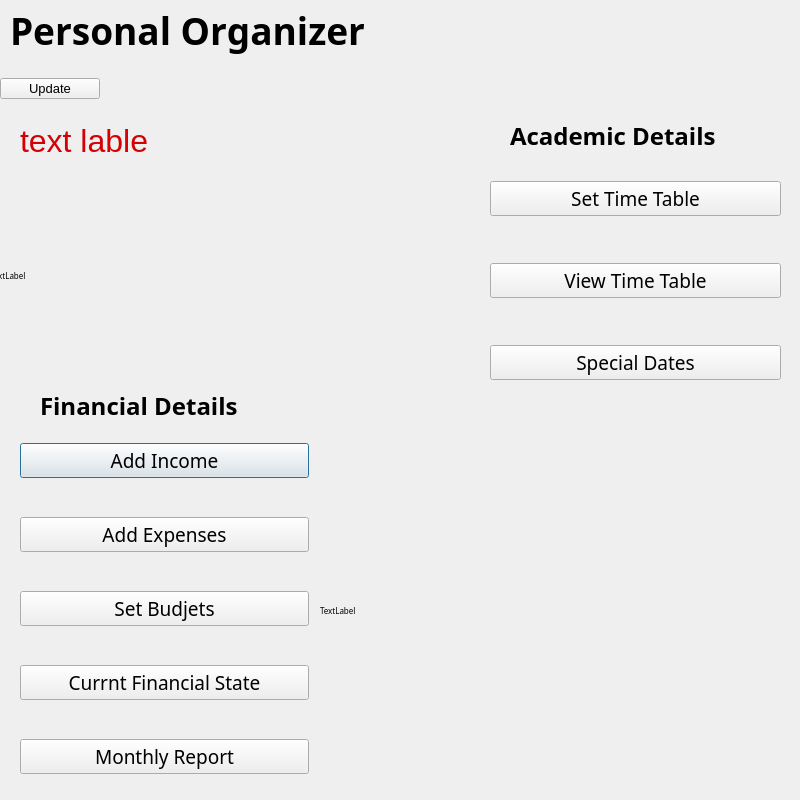
<?xml version="1.0" encoding="UTF-8"?>
<ui version="4.0">
 <class>Dashboard</class>
 <widget class="QDialog" name="Dashboard">
  <property name="geometry">
   <rect>
    <x>0</x>
    <y>0</y>
    <width>800</width>
    <height>800</height>
   </rect>
  </property>
  <property name="maximumSize">
   <size>
    <width>800</width>
    <height>800</height>
   </size>
  </property>
  <property name="font">
   <font>
    <pointsize>24</pointsize>
   </font>
  </property>
  <property name="windowTitle">
   <string>Dialog</string>
  </property>
  <widget class="QWidget" name="layoutWidget">
   <property name="geometry">
    <rect>
     <x>20</x>
     <y>410</y>
     <width>289</width>
     <height>401</height>
    </rect>
   </property>
   <layout class="QVBoxLayout" name="verticalLayout">
    <item>
     <widget class="QPushButton" name="addincome">
      <property name="font">
       <font>
        <family>Showcard Gothic</family>
        <pointsize>14</pointsize>
        <bold>false</bold>
       </font>
      </property>
      <property name="text">
       <string>Add Income</string>
      </property>
     </widget>
    </item>
    <item>
     <widget class="QPushButton" name="addexpenses">
      <property name="font">
       <font>
        <family>Showcard Gothic</family>
        <pointsize>14</pointsize>
        <bold>false</bold>
       </font>
      </property>
      <property name="text">
       <string>Add Expenses</string>
      </property>
     </widget>
    </item>
    <item>
     <widget class="QPushButton" name="setbudjets">
      <property name="font">
       <font>
        <family>Showcard Gothic</family>
        <pointsize>14</pointsize>
        <bold>false</bold>
       </font>
      </property>
      <property name="text">
       <string>Set Budjets</string>
      </property>
     </widget>
    </item>
    <item>
     <widget class="QPushButton" name="financialstate">
      <property name="font">
       <font>
        <family>Showcard Gothic</family>
        <pointsize>14</pointsize>
        <bold>false</bold>
       </font>
      </property>
      <property name="text">
       <string>Currnt Financial State</string>
      </property>
     </widget>
    </item>
    <item>
     <widget class="QPushButton" name="report">
      <property name="font">
       <font>
        <family>Showcard Gothic</family>
        <pointsize>14</pointsize>
        <bold>false</bold>
       </font>
      </property>
      <property name="text">
       <string>Monthly Report</string>
      </property>
     </widget>
    </item>
   </layout>
  </widget>
  <widget class="QWidget" name="layoutWidget">
   <property name="geometry">
    <rect>
     <x>490</x>
     <y>140</y>
     <width>291</width>
     <height>281</height>
    </rect>
   </property>
   <layout class="QVBoxLayout" name="verticalLayout_2">
    <item>
     <widget class="QPushButton" name="settimetable">
      <property name="font">
       <font>
        <family>Showcard Gothic</family>
        <pointsize>14</pointsize>
        <bold>false</bold>
       </font>
      </property>
      <property name="text">
       <string>Set Time Table</string>
      </property>
     </widget>
    </item>
    <item>
     <widget class="QPushButton" name="viewtimetable">
      <property name="font">
       <font>
        <family>Showcard Gothic</family>
        <pointsize>14</pointsize>
        <bold>false</bold>
       </font>
      </property>
      <property name="text">
       <string>View Time Table</string>
      </property>
     </widget>
    </item>
    <item>
     <widget class="QPushButton" name="specialdates">
      <property name="font">
       <font>
        <family>Showcard Gothic</family>
        <pointsize>14</pointsize>
        <bold>false</bold>
       </font>
      </property>
      <property name="text">
       <string>Special Dates</string>
      </property>
     </widget>
    </item>
   </layout>
  </widget>
  <widget class="QLabel" name="label_2">
   <property name="geometry">
    <rect>
     <x>510</x>
     <y>110</y>
     <width>301</width>
     <height>51</height>
    </rect>
   </property>
   <property name="font">
    <font>
     <family>Rockwell</family>
     <pointsize>18</pointsize>
     <bold>true</bold>
    </font>
   </property>
   <property name="text">
    <string>Academic Details</string>
   </property>
  </widget>
  <widget class="QLabel" name="label_3">
   <property name="geometry">
    <rect>
     <x>40</x>
     <y>380</y>
     <width>301</width>
     <height>51</height>
    </rect>
   </property>
   <property name="font">
    <font>
     <family>Rockwell</family>
     <pointsize>18</pointsize>
     <bold>true</bold>
    </font>
   </property>
   <property name="text">
    <string>Financial Details</string>
   </property>
  </widget>
  <widget class="QLabel" name="label_4">
   <property name="geometry">
    <rect>
     <x>10</x>
     <y>0</y>
     <width>641</width>
     <height>61</height>
    </rect>
   </property>
   <property name="font">
    <font>
     <family>Perpetua Titling MT</family>
     <pointsize>28</pointsize>
     <bold>true</bold>
     <underline>false</underline>
     <strikeout>false</strikeout>
     <kerning>false</kerning>
    </font>
   </property>
   <property name="text">
    <string>Personal Organizer</string>
   </property>
  </widget>
  <widget class="QLabel" name="label_6">
   <property name="geometry">
    <rect>
     <x>0</x>
     <y>-240</y>
     <width>811</width>
     <height>331</height>
    </rect>
   </property>
   <property name="styleSheet">
    <string notr="true">image:url(:/images/header.jpg)</string>
   </property>
   <property name="text">
    <string>TextLabel</string>
   </property>
  </widget>
  <widget class="QLabel" name="label_5">
   <property name="geometry">
    <rect>
     <x>320</x>
     <y>310</y>
     <width>461</width>
     <height>601</height>
    </rect>
   </property>
   <property name="maximumSize">
    <size>
     <width>800</width>
     <height>800</height>
    </size>
   </property>
   <property name="font">
    <font>
     <family>Pristina</family>
     <pointsize>6</pointsize>
     <fontweight>ExtraLight</fontweight>
    </font>
   </property>
   <property name="styleSheet">
    <string notr="true">image:url(:/images/Screenshot 2024-11-12 222516.png)</string>
   </property>
   <property name="text">
    <string>TextLabel</string>
   </property>
  </widget>
  <widget class="QLabel" name="label">
   <property name="geometry">
    <rect>
     <x>-10</x>
     <y>180</y>
     <width>471</width>
     <height>191</height>
    </rect>
   </property>
   <property name="font">
    <font>
     <family>Kunstler Script</family>
     <pointsize>6</pointsize>
     <stylestrategy>PreferDefault</stylestrategy>
     <fontweight>Thin</fontweight>
    </font>
   </property>
   <property name="styleSheet">
    <string notr="true">image:url(:/images/edu.jpg)</string>
   </property>
   <property name="text">
    <string>TextLabel</string>
   </property>
   <property name="textInteractionFlags">
    <set>Qt::TextInteractionFlag::NoTextInteraction</set>
   </property>
  </widget>
  <widget class="QLabel" name="Alert">
   <property name="geometry">
    <rect>
     <x>20</x>
     <y>100</y>
     <width>451</width>
     <height>81</height>
    </rect>
   </property>
   <property name="styleSheet">
    <string notr="true">color: rgb(213, 0, 4);
font: 12pt &quot;Lucida Sans&quot;;</string>
   </property>
   <property name="text">
    <string>text lable</string>
   </property>
  </widget>
  <widget class="QPushButton" name="pushButton">
   <property name="geometry">
    <rect>
     <x>0</x>
     <y>78</y>
     <width>100</width>
     <height>21</height>
    </rect>
   </property>
   <property name="maximumSize">
    <size>
     <width>100</width>
     <height>100</height>
    </size>
   </property>
   <property name="font">
    <font>
     <pointsize>10</pointsize>
    </font>
   </property>
   <property name="text">
    <string>Update</string>
   </property>
  </widget>
  <zorder>label_5</zorder>
  <zorder>label_2</zorder>
  <zorder>label</zorder>
  <zorder>label_3</zorder>
  <zorder>label_6</zorder>
  <zorder>layoutWidget</zorder>
  <zorder>layoutWidget</zorder>
  <zorder>label_4</zorder>
  <zorder>Alert</zorder>
  <zorder>pushButton</zorder>
 </widget>
 <resources/>
 <connections/>
</ui>
